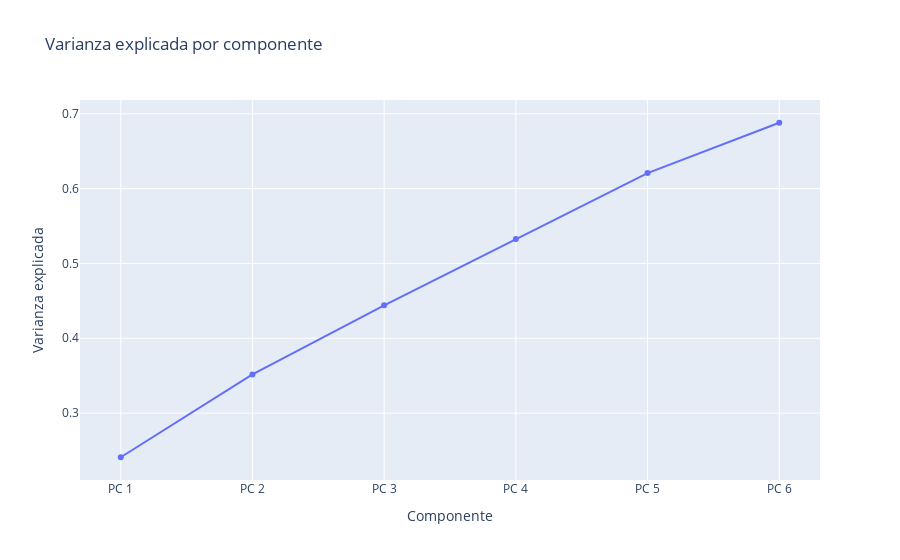

The cell this chart's notebook holds for it:
### Code cell
import numpy as np
import plotly.express as px

print("Varianza por componente: ", pca.explained_variance_)
print("Porcentaje de varianza explicada por componente: ", 
      pca.explained_variance_ratio_)

df_ev = pd.DataFrame({
    "Varianza explicada": np.cumsum(pca.explained_variance_ratio_),
    "Componente": [f'PC {x}' for x in range(1,n_components+1)]
})
fig = px.line(df_ev, x='Componente', y='Varianza explicada', markers=True,
              title="Varianza explicada por componente")
fig.show()

### Figure 1 — Plotly figure (JSON) as saved in the notebook; plotly's stock layout.template omitted (floating-point values rounded to 4 significant figures)
{"data": [{"hovertemplate": "Componente=%{x}<br>Varianza explicada=%{y}<extra></extra>", "legendgroup": "", "line": {"color": "#636efa", "dash": "solid"}, "marker": {"symbol": "circle"}, "mode": "lines+markers", "name": "", "orientation": "v", "showlegend": false, "type": "scatter", "x": ["PC 1", "PC 2", "PC 3", "PC 4", "PC 5", "PC 6"], "xaxis": "x", "y": [0.241, 0.3517, 0.444, 0.5328, 0.6208, 0.688], "yaxis": "y"}], "layout": {"legend": {"tracegroupgap": 0}, "title": {"text": "Varianza explicada por componente"}, "xaxis": {"anchor": "y", "domain": [0, 1], "title": {"text": "Componente"}}, "yaxis": {"anchor": "x", "domain": [0, 1], "title": {"text": "Varianza explicada"}}}}
